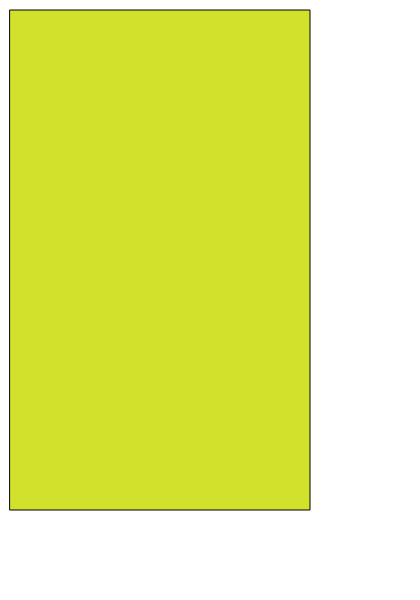
Frame 1 (no input)
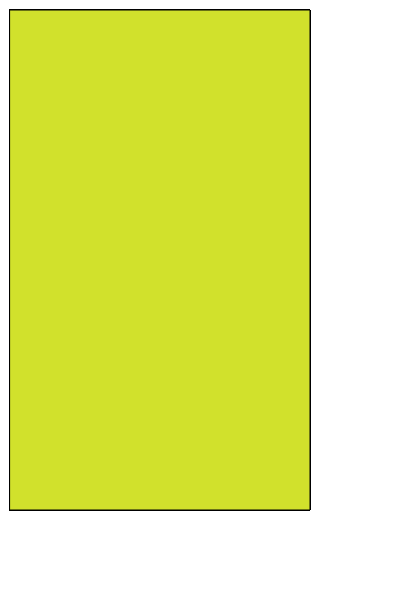
Frame 60 (no input)
Frame 120 (the mouse pressed at the canvas centre since frame 60): identical to frame 60, image omitted

The p5.js sketch that drew these frames (run headless with seeded random() and noise() and a simulated clock; from frame 60 on, the mouse is pressed at the canvas centre):

// p5.js sketch
// ── sketch.js
var openCount;
var open;
var count;

function setup(){
	createCanvas(420,600);
	
	count=0;
  	open=0;
  	openCount=0;
}

function draw() {
	drawDoor(10, 10, 50, open);
	open=open+1;
	if(open>-10){
		open=-10;
	}
	openCount=openCount+1;
	if(openCount>200){
		open=0;
		openCount=0;
	}
}

/*translate(60,timing*250);*/

function drawDoor(x,y,w,h){
	fill(209,225,44);
    rect(10,10,300,500);
}
